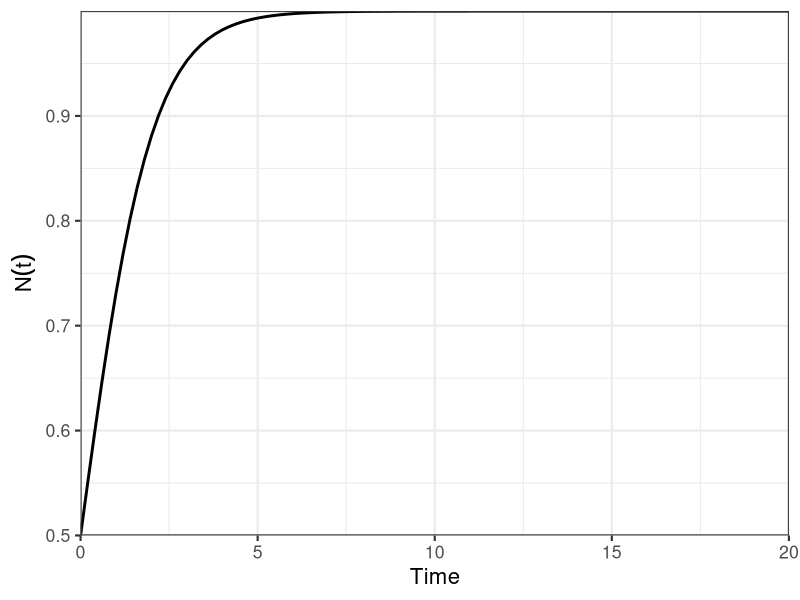

The R source for this figure:
library(deSolve)
library(ggplot2)

r <- 1
K <- 1
yini <- .5
param <- c(r, K, yini)
Verhulst <- function(t, y, param){
  dN <- r * y * (1 - (y / K))
  list(dN)
}
times <- seq(from = 0, to = 20, by = 0.2)
result <- as.data.frame(
  ode(y = yini, times = times, func = Verhulst, parms = param)
)
names(result) <- c("time", "N")
head(result)

ggplot(result,
       aes(x = time, y = N)) + 
  geom_line(linewidth = 1) + 
  scale_x_continuous("Time", expand = c(0, 0)) + 
  scale_y_continuous(expression(N(t)), expand = c(0, 0)) + 
  theme_bw(base_size = 16)
